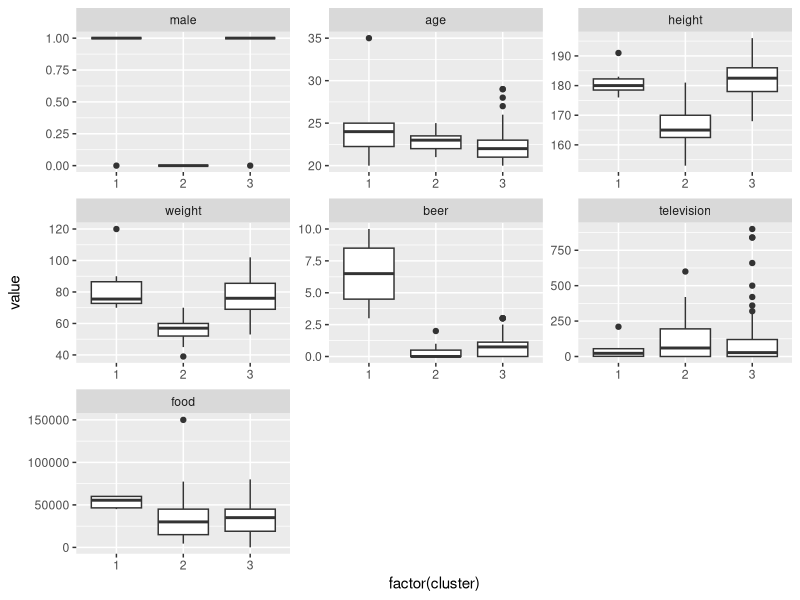
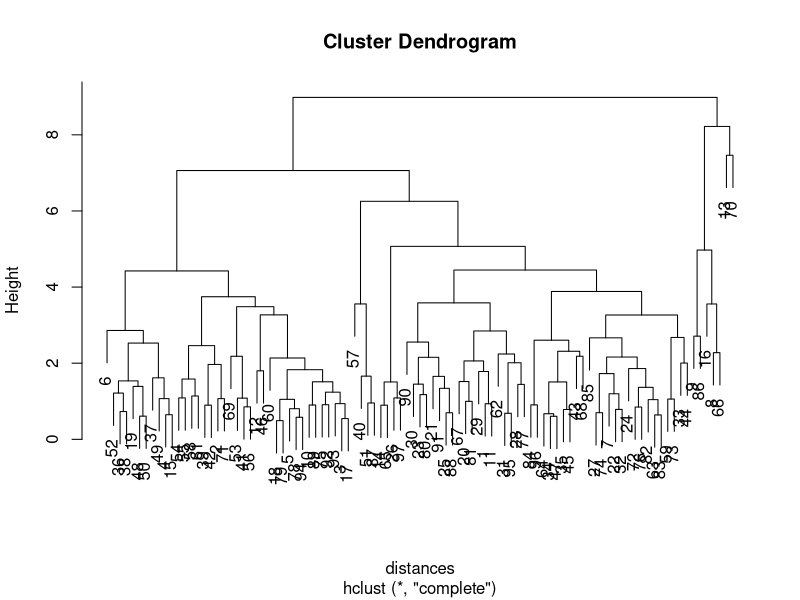

Generate these figures, in order, with R:
library(data.table)
library(magrittr)
library(ggplot2)
library(skimr)

# Clean
students <- fread("week 11-12/data/student-data.csv")
skim(students)

students[order(height)]
clean_students <- students[, 
    television := as.numeric(television)
][
    television <= 1000,
][
    height < 150, height := NA
][
    weight < 30, weight := NA
][
    food > 10^6, food := NA
][
    beer > 100, beer := NA
]
    
skim(clean_students)
students_full <- na.omit(clean_students)

# Cluster
kmeans3 <- kmeans(scale(students_full), 3, nstart = 10)
students_full[, cluster := kmeans3$cluster]
students_full[, lapply(.SD, mean), cluster]

melt(students_full, id.vars = "cluster") %>%
    ggplot(aes(factor(cluster), value)) + geom_boxplot() + facet_wrap(~ variable, scales = "free")


# Hierarchical clustering

distances <- dist(scale(students_full))
hclusters <- hclust(distances)
plot(hclusters)
students_full[, hcluster := cutree(hclusters, k = 3)]

students_full[, lapply(.SD, mean), cluster]
students_full[, lapply(.SD, mean), hcluster]
